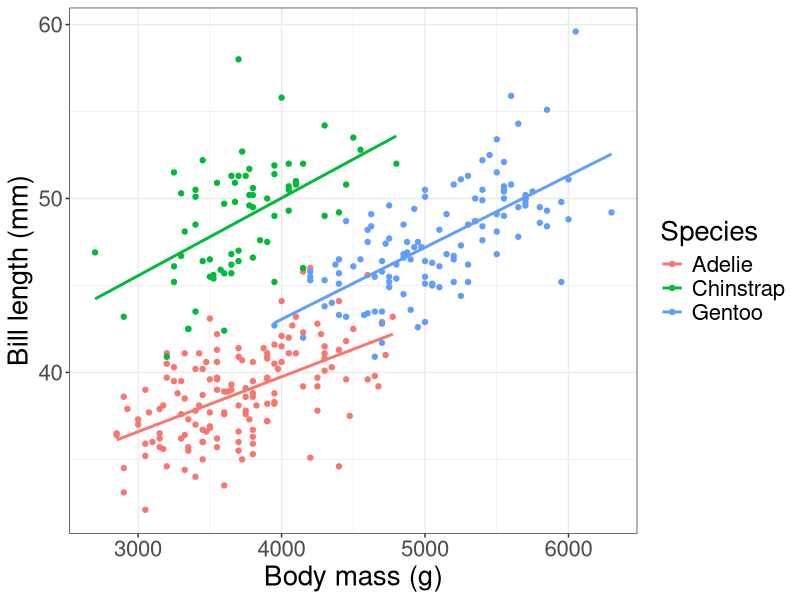

This figure's R source:
## ---- chunk 1
library(tidyverse)
library(knitr)
library(palmerpenguins)

hook_output <- knit_hooks$get("output")
knit_hooks$set(output = function(x, options) {
   lines <- options$output.lines
   if (is.null(lines)) {
     return(hook_output(x, options))  # pass to default hook
   }
   x <- unlist(strsplit(x, "\n"))
   more <- "..."
   if (length(lines)==1) {        # first n lines
     if (length(x) > lines) {
       # truncate the output, but add ....
       x <- c(head(x, lines), more)
     }
   } else {
     x <- c(more, x[lines], more)
   }
   # paste these lines together
   x <- paste(c(x, ""), collapse = "\n")
   hook_output(x, options)
 })

fire_clusters <- read_csv("fire-clusters.csv") %>%
  mutate(proportion = BB/bld_clust)

fire_clusters <- fire_clusters %>%
  filter(proportion > 0)

fire_clusters <- fire_clusters %>%
  mutate(log_proportion = log(proportion),
         log_bld_den = log(bld_den),
         log_clust_dist = log(near_clust))

lm_dens <- lm(log_proportion ~ log_bld_den, data = fire_clusters)
## ---- chunk 2

penguins %>%
  drop_na() %>%
  ggplot(aes(x = body_mass_g, y = bill_length_mm, color = species)) +
  geom_point() +
  geom_smooth(method = "lm", se=F) +
  theme_bw() +
  labs(x = "Body mass (g)", y = "Bill length (mm)",
       color = "Species") +
  theme_bw() +
  theme(text = element_text(size = 20))
## ---- chunk 3
lm(log_proportion ~ log_bld_den*log_clust_dist, data = fire_clusters)
## ---- chunk 4
fire_lm <- lm(log_proportion ~ log_bld_den*log_clust_dist, 
              data = fire_clusters)
summary(fire_lm)
